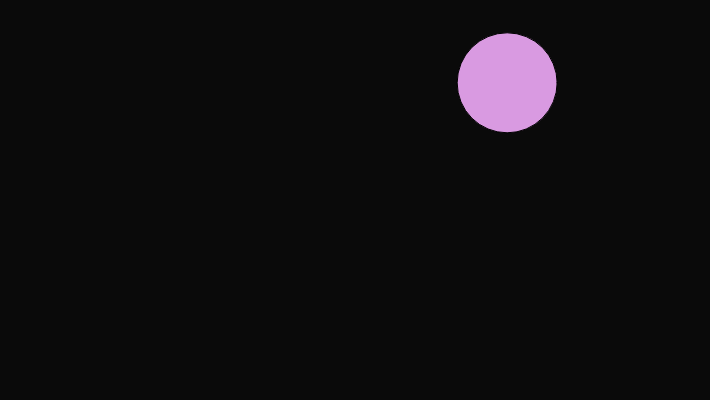
Frame 1 (no input)
Frame 60 (no input): identical to frame 1, image omitted
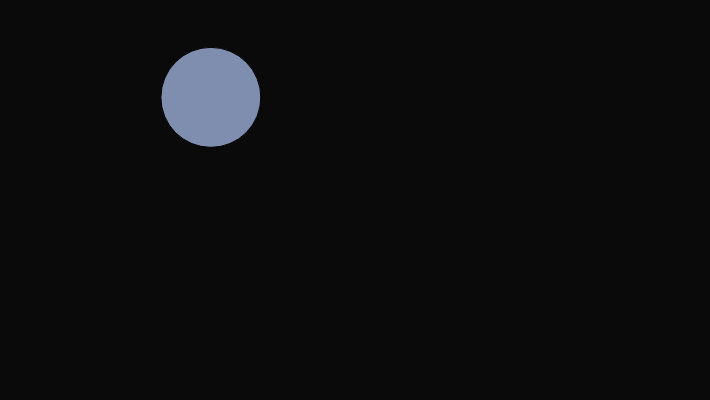
Frame 120 (the mouse pressed at the canvas centre since frame 60)

The p5.js sketch that drew these frames (run headless with seeded random() and noise() and a simulated clock; from frame 60 on, the mouse is pressed at the canvas centre):

// p5.js sketch
// ── sketch.js
// variables for the position and color of the circle
let shapeX;
let shapeY;
let shapeColor;

function setup() {
  createCanvas(710, 400);

  // initial position and color of the circle
  setPositionAndColor();
}

function setPositionAndColor() {
  // sets position to a random value (within the canvas)
  shapeX = random(0, width);
  shapeY = random(0, height);

  // Set colors to random values in the range
  shapeColor = color(random(100, 256), random(100, 256), random(100, 256));
}

function draw() {
  background(10);

  // Draw a circle at (x,y) with color 
  fill(shapeColor);
  ellipse(shapeX, shapeY, 100);
}

function mousePressed() {
  // On mouse press (re)set the position and color
  setPositionAndColor();
}
